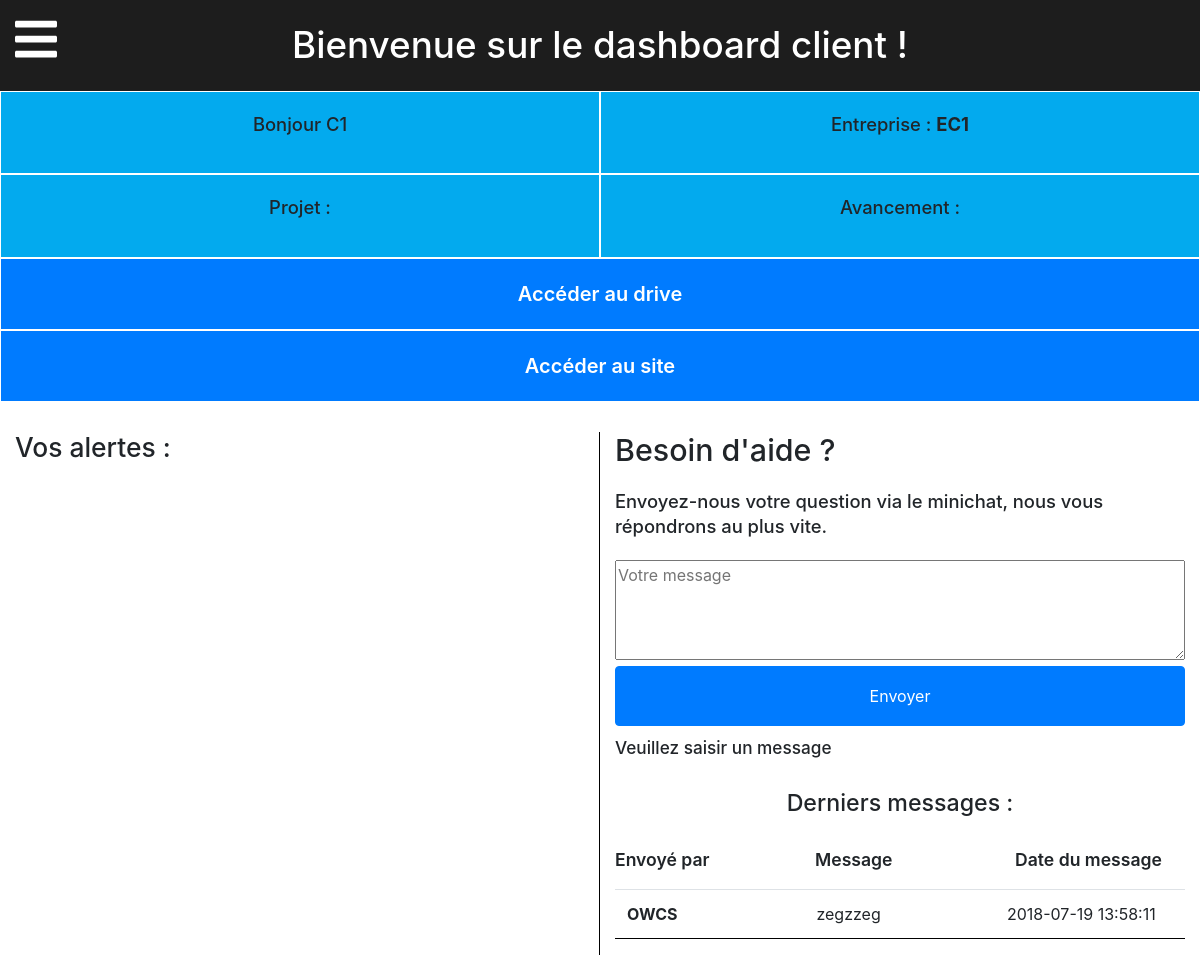
Page /index/index.php (signed in) on the committed database.
### tables this page shows
CREATE TABLE IF NOT EXISTS `minichat_2` (
  `id` int(11) NOT NULL AUTO_INCREMENT,
  `par` varchar(255) NOT NULL,
  `pour` varchar(255) NOT NULL,
  `message` text NOT NULL,
  `date_message` timestamp NULL DEFAULT NULL,
  PRIMARY KEY (`id`)
);

### index/minichat_post.php (called while the page is built, shortened)
<?php
if (isset($_POST['message_minichat']) and !empty($_POST['message_minichat'])) {
    $_POST['date_msg_minichat'] = htmlspecialchars($_POST['date_msg_minichat']);
    $_POST['for_user'] = htmlspecialchars($_POST['for_user']);
    $_POST['authorID_msg_minichat'] = intval($_POST['authorID_msg_minichat']);
    $_POST['author_msg_minichat'] = htmlspecialchars($_POST['author_msg_minichat']);
    $_POST['message_minichat'] = htmlspecialchars($_POST['message_minichat']);
    $req_post_message = $bdd->prepare('INSERT INTO minichat_2 (par, pour, message, date_message) VALUES ("' . $_SESSION['entreprise'] . '", "' . $_POST['for_user'] . '", "' . $_POST['message_minichat'] . '", CURRENT_TIMESTAMP())');
    $req_post_message->execute();
    $msg_minichat_post = 'Votre message a bien été envoyé';
    $req_verif_next_mail = $bdd->prepare('SELECT date_mail, date_next_mail FROM mails WHERE forID = "' . $_POST['authorID_msg_minichat'] . '"');
    $req_verif_next_mail->execute();
    if (!$res_verif_next_mail = $req_verif_next_mail->fetch()) {
        $req_mail_infos = $bdd->prepare('SELECT mail FROM membres WHERE id = "' . $_POST['authorID_msg_minichat'] . '"');
        $req_mail_infos->execute();
        $res_mail_infos = $req_mail_infos->fetch();
        $res_mail_infos['mail'] = htmlspecialchars($res_mail_infos['mail']);
        $mail_entreprise = $res_mail_infos['mail'];
        $req_mail_infos->closeCursor();
        $mail_to = 'm.boutet@owcs.fr, j2c@owcs.fr';
        $header_from = $_POST['author_msg_minichat'] . '<' . $mail_entreprise . '>';
        $reply_to = $_POST['author_msg_minichat'] . '<' . $mail_entreprise . '>';
        $accueil_link = '<a href="http://v2.owcs.fr/dashboard/index/index.php">la page d\'accueil du dashboard</a>';
        $backend_link = '<a href="http://v2.owcs.fr/dashboard/back/admin.php">via la partie "backend"</a>';
        if (!preg_match("#^[a-z0-9._-]+@(hotmail|live|msn).[a-z]{2,4}$#", $mail_to)) {
            $line_break = "\r\n";
        } else {
            $line_break = "\n";
        }
        $text_message = 'Vous avez reçu le message suivant, de la part de ' . $_POST['author_msg_minichat'] . ', via le minichat du dashboard ONLYWEB : ' . $line_break . $line_break . $_POST['message_minichat'] . $line_break . $line_break . 'Vous pouvez le voir sur la page d\'accueil du dashboard et y répondre via la partie "backend" de ce dernier.';
        $html_message = '<html><head></head><body style="font-size:110%;">Vous avez reçu le message suivant, de la part de <strong>' . $_POST['author_msg_minichat'] . '</strong>, via le minichat du dashboard ONLYWEB : <br /><br /> <strong style="margin-left:20px;">' . $_POST['message_minichat'] . '</strong><br /><br />Vous pouvez le voir sur ' . $accueil_link . ' et y répondre ' . $backend_link . ' de ce dernier.</body></html>';
        $boundary = "-----=" . md5(rand());
        $mail_subject = 'Vous avez reçu un message de ' . $_POST['author_msg_minichat'] . ', via le minichat ONLYWEB';
        $header = "From:" . $header_from . $line_break;
        $header .= "Reply-to:" . $reply_to . $line_break;
        $header .= "MIME-Version: 1.0" . $line_break;
        $header .= "Content-Type: multipart/alternative;" . $line_break . " boundary=\"$boundary\"" . $line_break;
        $mail_message = $line_break . "--" . $boundary . $line_break;
        $mail_message .= "Content-Type: text/plain; charset=\"ISO-8859-1\"" . $line_break;
        $mail_message .= "Content-Transfer-Encoding: 8bit" . $line_break;
        $mail_message .= $line_break . $text_message . $line_break;
        $mail_message .= $line_break . "--" . $boundary . $line_break;
        $mail_message .= "Content-Type: text/html; charset=\"ISO-8859-1\"" . $line_break;
        $mail_message .= "Content-Transfer-Encoding: 8bit" . $line_break;
        $mail_message .= $line_break . $html_message . $line_break;
        $mail_message .= $line_break . "--" . $boundary . "--" . $line_break;
        $mail_message .= $line_break . "--" . $boundary . "--" . $line_break;
        if (mail($mail_to, $mail_subject, $mail_message, $header)) {
            $req_create_mail = $bdd->prepare('INSERT INTO mails (forID, mail_subject, mail_message, date_mail, date_next_mail) VALUES (184, "' . $mail_subject . '", "' . $mail_message . '", CURRENT_TIMESTAMP(), (CURRENT_TIMESTAMP() + (7 * 3600)))');
            $req_create_mail->execute();
            echo '<br>Message et mail envoyés avec succès à ONLYWEB. Redirection en cours...';
            header('Refresh:3s; url=index.php');
        } else {
            echo "<br><strong>Erreur lors de l'envoi du mail.</strong> Redirection en cours...";
            header('Refresh:3s; url=index.php');
        }
    }
    elseif ($res_verif_next_mail = $req_verif_next_mail->fetch()) {
        $res_verif_next_mail['date_mail'] = htmlspecialchars($res_verif_next_mail['date_mail']);
        $res_verif_next_mail['date_next_mail'] = htmlspecialchars($res_verif_next_mail['date_next_mail']);
        $date_mail = $req_verif_next_mail['date_mail'];
        $date_next_mail = $req_verif_next_mail['date_next_mail'];
        if ($date_mail < $date_next_mail) {
            $req_mail_infos = $bdd->prepare('SELECT mail FROM membres WHERE id = "' . $_POST['authorID_msg_minichat'] . '"');
            $req_mail_infos->execute();
            $res_mail_infos = $req_mail_infos->fetch();
            $res_mail_infos['mail'] = htmlspecialchars($res_mail_infos['mail']);
            $mail_entreprise = $res_mail_infos['mail'];
            $req_mail_infos->closeCursor();
            $mail_to = 'm.boutet@owcs.fr, j2c@owcs.fr';
            $header_from = $_POST['author_msg_minichat'] . '<' . $mail_entreprise . '>';
            $reply_to = $_POST['author_msg_minichat'] . '<' . $mail_entreprise . '>';
            $accueil_link = '<a href="http://v2.owcs.fr/dashboard/index/index.php">la page d\'accueil du dashboard</a>';
            $backend_link = '<a href="http://v2.owcs.fr/dashboard/back/admin.php">via la partie "backend"</a>';
            if (!preg_match("#^[a-z0-9._-]+@(hotmail|live|msn).[a-z]{2,4}$#", $mail_to)) {
                $line_break = "\r\n";
            } else {
                $line_break = "\n";
            }
            $text_message = 'Vous avez reçu le message suivant, de la part de ' . $_POST['author_msg_minichat'] . ', via le minichat du dashboard ONLYWEB : ' . $line_break . $line_break . $_POST['message_minichat'] . $line_break . $line_break . 'Vous pouvez le voir sur la page d\'accueil du dashboard et y répondre via la partie "backend" de ce dernier.';
            $html_message = '<html><head></head><body style="font-size:110%;">Vous avez reçu le message suivant, de la part de <strong>' . $_POST['author_msg_minichat'] . '</strong>, via le minichat du dashboard ONLYWEB : <br /><br /> <strong style="margin-left:20px;">' . $_POST['message_minichat'] . '</strong><br /><br />Vous pouvez le voir sur ' . $accueil_link . ' et y répondre ' . $backend_link . ' de ce dernier.</body></html>';
            $boundary = "-----=" . md5(rand());
            $mail_subject = 'Vous avez reçu un message de ' . $_POST['author_msg_minichat'] . ', via le minichat ONLYWEB';
            $header = "From:" . $header_from . $line_break;
            $header .= "Reply-to:" . $reply_to . $line_break;
            $header .= "MIME-Version: 1.0" . $line_break;
            $header .= "Content-Type: multipart/alternative;" . $line_break . " boundary=\"$boundary\"" . $line_break;
            $mail_message = $line_break . "--" . $boundary . $line_break;
            $mail_message .= "Content-Type: text/plain; charset=\"ISO-8859-1\"" . $line_break;
            $mail_message .= "Content-Transfer-Encoding: 8bit" . $line_break;
            $mail_message .= $line_break . $text_message . $line_break;
            $mail_message .= $line_break . "--" . $boundary . $line_break;
            $mail_message .= "Content-Type: text/html; charset=\"ISO-8859-1\"" . $line_break;
            $mail_message .= "Content-Transfer-Encoding: 8bit" . $line_break;
            $mail_message .= $line_break . $html_message . $line_break;
            $mail_message .= $line_break . "--" . $boundary . "--" . $line_break;
            $mail_message .= $line_break . "--" . $boundary . "--" . $line_break;
            if (mail($mail_to, $mail_subject, $mail_message, $header)) {
                $req_create_mail = $bdd->prepare('INSERT INTO mails (forID, mail_subject, mail_message, date_mail, date_next_mail) VALUES (184, "' . $mail_subject . '", "' . $mail_message . '", CURRENT_TIMESTAMP(), (CURRENT_TIMESTAMP() + (7 * 3600)))');
                $req_create_mail->execute();
                echo '<br>Message et mail envoyés avec succès à ONLYWEB. Redirection en cours...';
                header('Refresh:3s; url=index.php');
            } else {
                echo "<br><strong>Erreur lors de l'envoi du mail.</strong> Redirection en cours...";
                header('Refresh:3s; url=index.php');
            }
        } else {
            $msg_minichat_post = 'Votre message a bien été envoyé.';
        }
    }
}
else { $msg_minichat_post = 'Veuillez saisir un message';}

### index/index.php (the view, shortened to what this page needs)
<!DOCTYPE html>
<html lang="fr">
<head>
	<link rel="stylesheet" href="../css/reset.css">
    <link rel="stylesheet" href="../css/normalize.min.css">
	<link href="https://use.fontawesome.com/releases/v5.0.8/css/all.css" rel="stylesheet">
	<link rel="stylesheet" href="../bootstrap/css/bootstrap-reboot.css">
	<link rel="stylesheet" href="../bootstrap/css/bootstrap-grid.css">
	<link rel="stylesheet" href="../bootstrap/css/bootstrap.css">
	<link rel="stylesheet" href="../css/style.css">
</head>
<body>
	<div class="">
		<h1 class="tac ml12p">Bienvenue sur le dashboard client !</h1>
		<div id="mobile_menu">
			<a href="#mobile_menu"><i class="fas fa-bars fa-3x hidden" id="menu_icon"></i></a>
		</div>
	</div>
	<section id="section_1" class="infos ml12p">
		<div class="container-fluid">
			<div class="row">
				<div class="col-6">
					<p>Bonjour <?php echo $_SESSION['nom']; ?></p>
				</div>
				<div class="col-6">
					<p>Entreprise : <strong><?php echo $_SESSION['entreprise']; ?></strong></p>
				</div>
			</div>
			<div class="row">
				<div class="col-6">
					<p>Projet : <?php echo $_SESSION['projet']; ?></p>
				</div>
				<div class="col-6">
					<p>Avancement : <strong><?php echo $_SESSION['avancement']; ?></strong></p>
				</div>
			</div>
			<div class="row">
				<div class="drive_access">
					<a href="<?php echo $_SESSION['drive']; ?>" target="_blank">Accéder au drive</a>
				</div>
				<div class="drive_access">
					<a href="<?php echo $_SESSION['site']; ?>" target="_blank">Accéder au site</a>
				</div>
			</div>
		</div>
	</section>
	<section id="section_2" class="assistance mtxm ml12p reload_form">
		<div class="container-fluid">
			<div class="row">
				<div class="col-6 alerts">
					<h3>Vos alertes :</h3>
				</div>
				<div class="col-6 assistance">
					<h2>Besoin d'aide ?</h2>
					<p class="mts">Envoyez-nous votre question via le minichat, nous vous répondrons au plus vite.</p>
					<form action="" method="POST" class="mts">
						<?php include('minichat_post.php'); ?>
						<textarea name="message_minichat" placeholder="Votre message"></textarea>
						<input type="submit" value="Envoyer" name="submit_btn" class="btn btn-primary">
						<p class="msg_php mtxs"><?php if (isset($msg_minichat_post)) {echo $msg_minichat_post;} ?></p>
					</form>
					<h4 class="tac mtxm">Derniers messages :</h4>
					<div class="row	mtxm">
						<div class="col table-header"><p>Envoyé par</p></div>
						<div class="col table-header"><p>Message</p></div>
						<div class="col table-header"><p>Date du message</p></div>
					</div>
					<div class="minichat_message table table-hover" id="reload">
						<table>
							<tbody>
						<?php
						$req_view_minichat = $bdd->prepare('SELECT * FROM minichat_2 WHERE par = "'. $_SESSION['entreprise'] .'" AND pour = "OWCS" OR pour = "'. $_SESSION['entreprise'] .'" ORDER BY date_message DESC');
						$req_view_minichat->execute();
						if ($_SESSION['entreprise'] != "OWCS") {
							while ($result_view_minichat = $req_view_minichat->fetch()) {
								$result_view_minichat['par'] = htmlspecialchars($result_view_minichat['par']);
								$result_view_minichat['pour'] = htmlspecialchars($result_view_minichat['pour']);
								$result_view_minichat['message'] = htmlspecialchars($result_view_minichat['message']);
								$result_view_minichat['date_message'] = htmlspecialchars($result_view_minichat['date_message']);
							?>
								<tr>
									<td><strong><?php echo $result_view_minichat['par']; ?></strong></td>
									<td><?php echo $result_view_minichat['message']; ?></td>
									<td><?php echo $result_view_minichat['date_message']; ?></td>
								</tr>
						 <?php
							}
						}
							?>
						</tbody>
					</table>
					</div>
				</div>
			</div>
		</div>
	</section>
</body>
</html>

### css/style.css (style rules this page uses)
h1 { margin: 0; font-size: 2.3em; line-height: 1.4; padding: 19px 0 20px 0; background: rgba(29,29,29,1); color: white; }
h2 { font-size: 1.9em; }
h3 { font-size: 1.65em; }
h4 { font-size: 1.45em; }
p { font-size: 1.15em; font-weight: 500; line-height: 1.4; }
a { text-decoration: none; }
#section_1 { text-align: center; }
#section_1 .container-fluid .row > div { background: rgba(3,170,238,1); padding: 20px; border: 1.5px solid white; }
#section_1 > div > div:nth-child(3) > div.drive_access { background: rgba(0,123,255,1); display: block; width: 100%; transition: 0.4s; }
.drive_access a { font-weight: 620; font-size: 1.25em; color: white; }
.alerts { border-right: 1px solid black; }
.assistance textarea { width: 100%; height: 100px; }
.assistance input[type=submit] { width: 100%; height: 60px; }
.hidden { visibility: hidden; }
.msg_php { font-weight: 550; font-size: 1.075em; }
table { width: 100%; }
table tr { margin-top: 0px; }
table tr td { vertical-align: middle; margin-top: 30px; width: 200px; padding-right: 10px; border-bottom: 1px solid black; border-top: 1px solid black; padding-top: 10px; padding-bottom: 10px; }
.table th, .table td { vertical-align: middle; }
.ml12p { margin-left: 12%; }
#menu_icon { color: white; position: absolute; top: 15px; left: 15px; }
.table-header p { font-size: 1.1em; font-weight: 600; }
form input { padding: 10px; }
@media screen and (max-width: 1450px) { .ml12p { margin-left: 0; } }
@media screen and (max-width: 1450px) { #menu_icon { visibility: visible; z-index: 300 } }
@media screen and (max-width: 1450px) { #mobile_menu .hidden { visibility: visible; } }
.mts { margin-top:20px; }
.tac { text-align: center; }
.mtxs { margin-top: 10px; }
.mtxm { margin-top: 30px; }

### rows in the picture
minichat_2: par "OWCS", message "zegzzeg", date_message "2018-07-19 13:58:11"

### other values in the picture
$_SESSION['nom'] "C1"
$_SESSION['entreprise'] "EC1"
$msg_minichat_post "Veuillez saisir un message"
